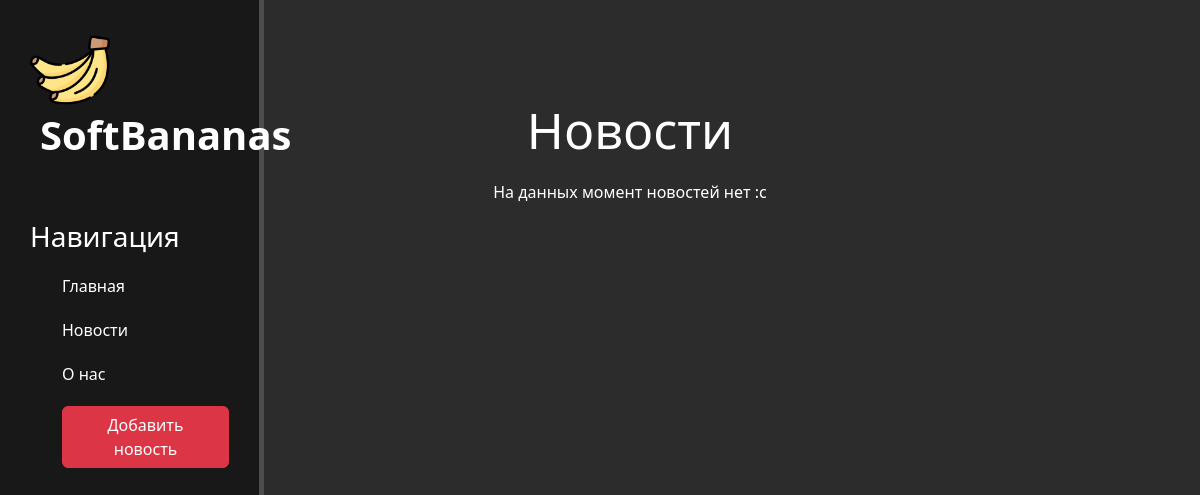
The page /news/ on the database as committed earlier.
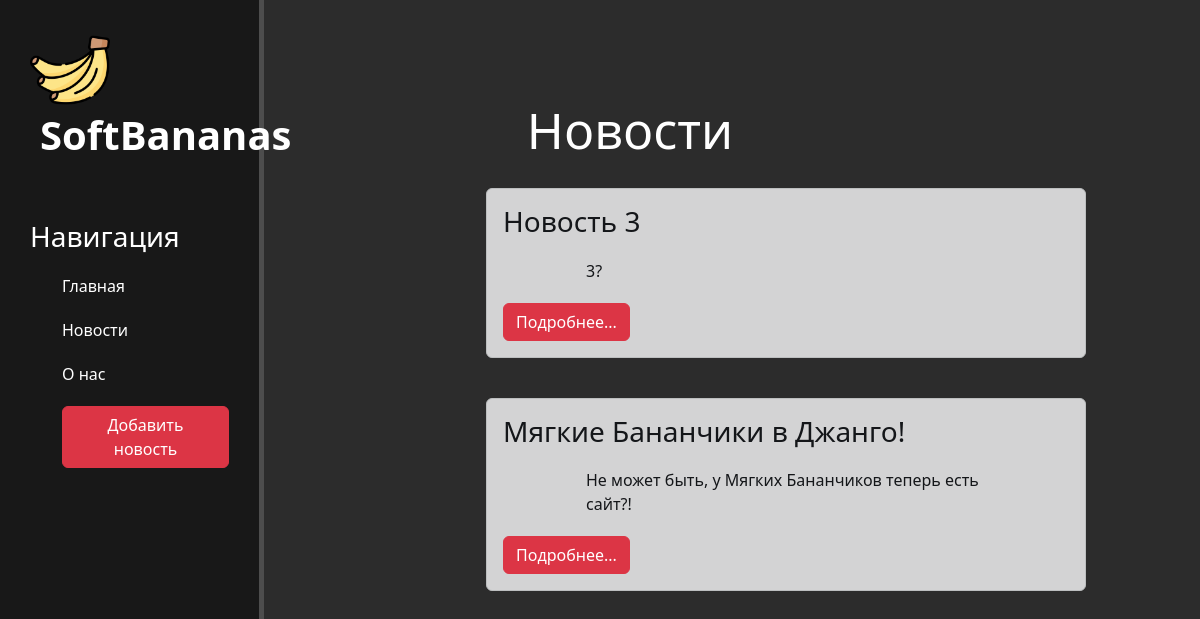
The same page on the database as committed later.
### news/models.py (models this page shows, shortened)
class Articles(models.Model):
    title = models.CharField("Название", max_length=50, default="Новость")
    anons = models.CharField("Анонс", max_length=250)
    full_text = models.TextField("Статья")
    date = models.DateTimeField("Дата и время")
    class Meta:
        verbose_name = "Новость"
        verbose_name_plural = "Новости"

### news/views.py (the view)
# urls.py: path("", views.news, name="news"),
def news(request):
    news = Articles.objects.order_by("-date")
    return render(request, "news/news.html", {"news": news})

### news/templates/news/news.html (shortened to what this page needs)
{% extends 'space/layout.html' %}
{% block content %}
	<div class="features">
		<h1>Новости</h1>
		{% if news %}
			{% for el in news %}
				<div class="alert alert-dark">
					<h3>{{ el.title }}</h3>
					<p>{{ el.anons }}</p>
					<a href="{% url 'news-detail' el.id %}" class="btn btn-danger">Подробнее...</a>
				</div>
			{% endfor %}
		{% else %}
			<p>На данных момент новостей нет :с</p>
		{% endif %}
	</div>
{% endblock %}

### space/templates/space/layout.html (shortened to what this page needs)
{% load static %}
<!doctype html>
<html lang="en">
<head>
    <link rel="stylesheet" href="https://cdn.jsdelivr.net/npm/bootstrap@5.2.3/dist/css/bootstrap.min.css">
    <link rel="stylesheet" href="{% static 'space/css/space.css' %}">
    <link rel="stylesheet" href="https://use.fontawesome.com/releases/v5.8.2/css/all.css">
</head>
<body>
    <aside>
        <img src="{% static 'space/img/logo.png' %}" alt="Logo">
        <span class="logo">SoftBananas</span>
        <h3>Навигация</h3>
        <ul>
            <a href="{% url 'home' %}"><li>Главная</li></a>
            <a href="{% url 'news' %}"><li>Новости</li></a>
            <a href="{% url 'about' %}"><li>О нас</li></a>
            <a href="{% url 'create_news' %}"><li><btn class="btn btn-danger">Добавить новость</btn></btn></li></a>
        </ul>
    </aside>
    <main>
        {% block content%}
        {% endblock %}
    </main>
</body>
</html>

### space/static/space/css/space.css (style rules this page uses)
body { background: #2c2c2c; }
aside { position: fixed; float: left; background: #181818; width: 22%; padding: 2.5%; height: 100vh; color: #fff; border-right: 5px solid #4d4d4d; }
aside img { width: 80px; float: left; }
aside .logo { font-size: 40px; margin-left: 10px; font-weight: bold; position: relative; top: -5px; }
aside h3 { margin-top: 50px; font-size: 28px; }
aside ul { list-style: none; }
aside ul li { color: #fff; text-decoration: none; display: block; margin-top: 20px; transition: transform .6s ease; }
a { text-decoration: none; }
main .features { margin-left: 15%; float: left; color: #fff; margin-top: 100px; text-align: center; width: 75%; }
main .features h1 { font-size: 50px; }
main .features p { max-width: 400px; margin: 20px auto; }
.alert-dark { float: left; clear: both; width: 600px; margin: 20px 34%; text-align: left; }

Rows that differ between the two databases and show on the page:
added Articles: title "Новость 3", anons "3?"
added Articles: title "Мягкие Бананчики в Джанго!", anons "Не может быть, у Мягких Бананчиков теперь есть сайт?!"
Other text that changed with them:
text no longer shown: "На данных момент новостей нет :с"
